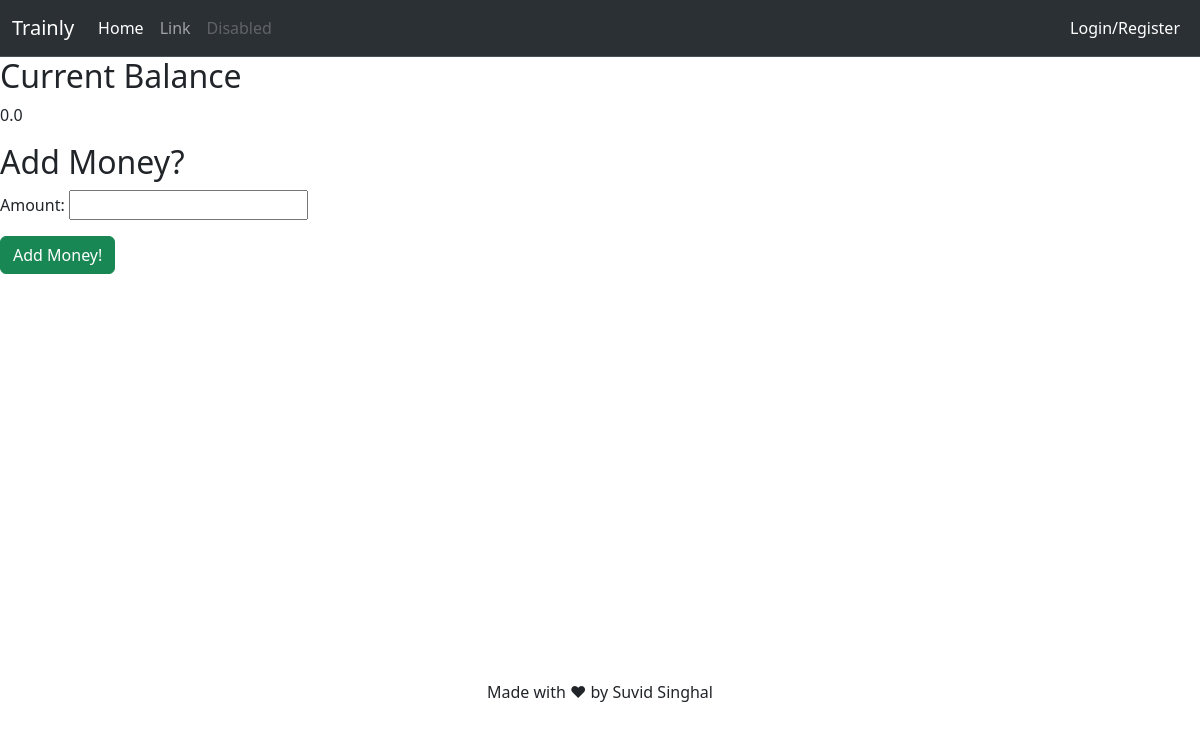
Page /wallet/ (signed in) on the earlier database version.
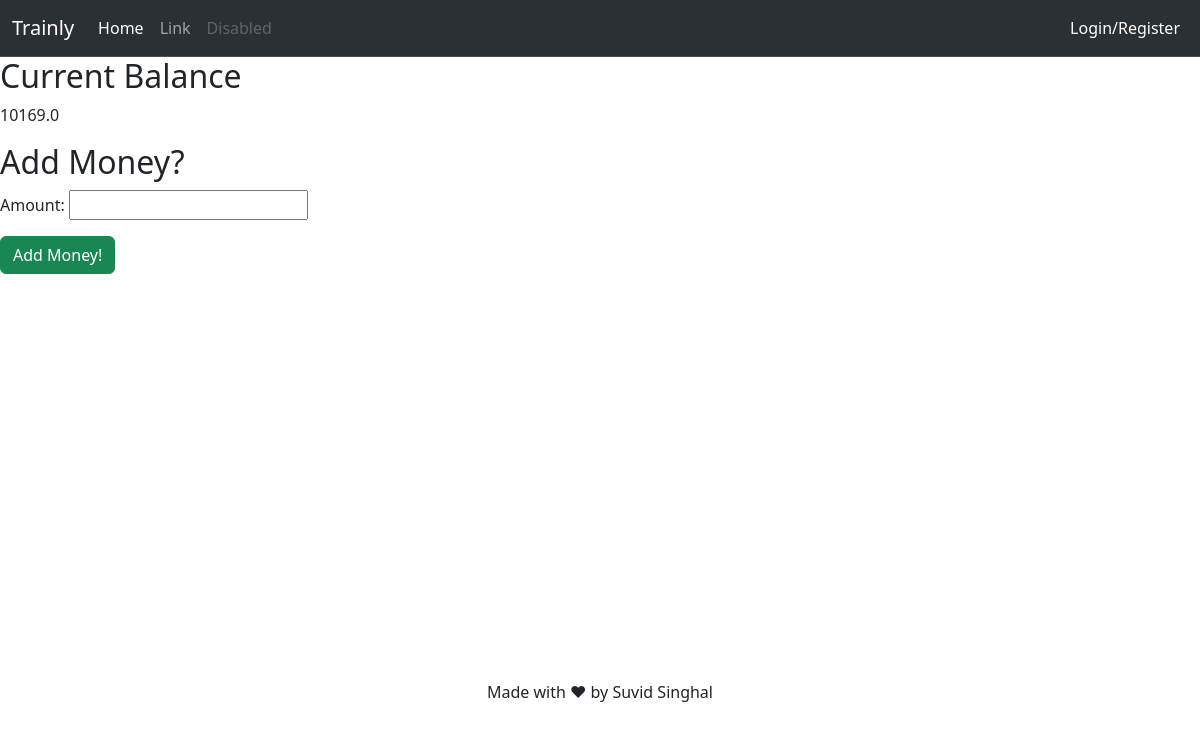
Same page on the later database version.
### app/models.py (models this page shows, shortened)
class CustomUser(AbstractUser):
    class Meta:
        verbose_name_plural = 'Users'
    username = models.CharField(max_length=50, unique=True, primary_key=True)
    name = models.CharField(max_length=50)
    email = models.EmailField(unique=True)
    wallet = models.FloatField(default=0)
    is_staff=models.BooleanField(default=False)
    USERNAME_FIELD = 'username'
    REQUIRED_FIELDS = ['email', 'name']

### app/views.py (the view, shortened to what this page needs)
# urls.py: path("wallet/", views.wallet,name='wallet'),
def wallet(request):
    balance=request.user.wallet
    form=WalletForm()
    return render(request,'wallet.html',{"balance":balance,'form':form})

### app/forms.py
class WalletForm(forms.Form):
    amount=forms.IntegerField(min_value=1)

### app/templates/wallet.html (shortened to what this page needs)
{% extends "base.html" %}
{% block body %}
    <h2>Current Balance</h2>
    <p>{{balance}}</p>
    <h2>Add Money?</h2>
    <form action="../wallet/" method="post">
        {{ form.as_p }}
        <input type="submit" name="add_money" value="Add Money!" class="btn btn-success" />
    </form>
{% endblock %}

### app/templates/base.html (shortened to what this page needs)
{% load static %}
<!doctype html>
<html lang="en">
  <head>
    <link href="https://cdn.jsdelivr.net/npm/bootstrap@5.3.2/dist/css/bootstrap.min.css" rel="stylesheet">
    <link href="{% static 'styles.css' %}" rel="stylesheet">
  </head>
  <body>
    <nav class="navbar navbar-expand-lg bg-body-tertiary bg-dark border-bottom border-body" data-bs-theme="dark">
        <div class="container-fluid">
          <a class="navbar-brand" href="#">Trainly</a>
          <div class="collapse navbar-collapse" id="navbarSupportedContent">
            <ul class="navbar-nav me-auto mb-2 mb-lg-0">
              <li class="nav-item">
                <a class="nav-link active" aria-current="page" href="/">Home</a>
              </li>
              <li class="nav-item">
                <a class="nav-link" href="#">Link</a>
              </li>
              <li class="nav-item">
                <a class="nav-link disabled" aria-disabled="true">Disabled</a>
              </li>
            </ul>
            <ul class="navbar-nav ml-auto">
                <li class="nav-item">
                    <a class="nav-link active" href="/login">
                    Login/Register
                    </a>
                </li>
            </ul>
          </div>
        </div>
      </nav>
      {% block body %}
      {% endblock %}
      <footer class="contrast-footer footer footer-dark footer-shadow-dark text-center fixed-bottom p-5 my-5">
        Made with ❤ by Suvid Singhal
      </footer>
  </body>
</html>

Differences in the rows shown:
changed CustomUser: wallet "0.0" → "10169.0"
